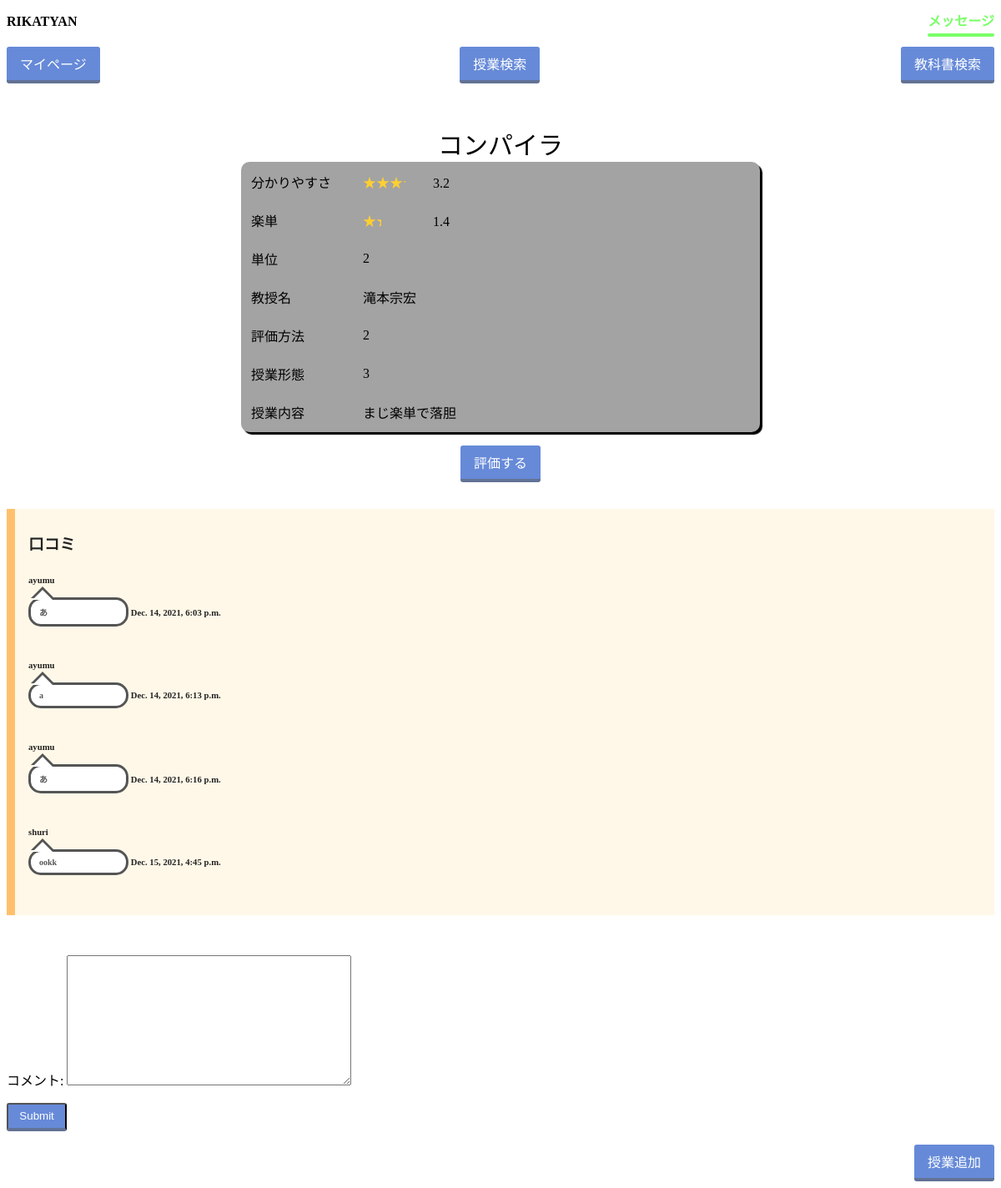
/classpages/1/, run on the app's committed database.
### users/models.py (models this page shows)
class Classes(models.Model):
    class_id = models.AutoField(primary_key=True)
    title = models.TextField(max_length=50)  # 文字数？
    teacher = models.TextField(max_length=20)  # 文字数？
    faculty = models.IntegerField(
        validators=[MinValueValidator(1), MaxValueValidator(7)])  # 数字は？
    department = models.IntegerField(
        validators=[MinValueValidator(1), MaxValueValidator(35)])  # 数字は？
    credit = models.IntegerField(
        default=1,
        validators=[MinValueValidator(1), MaxValueValidator(5)])
    method_eval = models.TextField()  # 数字は？
    classform = models.TextField()  # 数字は？
    contents = models.TextField()

class Ccom(models.Model):
    ccom_id = models.AutoField(primary_key=True)
    class_id = models.ForeignKey(Classes, on_delete=models.CASCADE)  # 外部キー
    user_id = models.ForeignKey(Users, on_delete=models.CASCADE)  # 外部キー
    date = models.DateTimeField(default=timezone.now)  # レコード登録時の日本時間が保存
    comments = models.TextField(max_length=100)  # 文字数？

### classpages/views.py (the view)
# urls.py: path('<int:pk>/', views.Classpage, name='class'),
def Classpage(request, pk):
    cl = Classes.objects.get(class_id=pk)
    form = CcomForm()
    if request.method == 'POST':
        ccomf = CcomForm(request.POST, request.FILES)
        ccomf = Ccom(class_id=cl, user_id=request.user,
                     date=timezone.now(), comments=ccomf.data.get("comments"))
        ccomf.save()
        return HttpResponseRedirect(reverse('classpages:class', args=(cl.class_id,)))
    else:
        return render(request, 'classpages/class.html', {
            'classes': cl,
            'form': form,
            'avg': Cevals.objects.values('class_id').annotate(avg_rikai=models.Avg('rikai'), avg_raku=models.Avg('raku')),
            'ccom_list': Ccom.objects.order_by('date').all(),
        })

### classpages/forms.py
class CcomForm(forms.ModelForm):
    class Meta():
        model = Ccom
        fields = ["comments"]
        labels = {'comments': "コメント",
        }

### classpages/templates/classpages/class.html (shortened to what this page needs)
{% load static %}
<!DOCTYPE html>
<html lang="ja">
    <head>
        <link href="{% static 'classpages/classpages.css' %}" rel="stylesheet">
    </head>
    <body>
        {% include 'classpages/head.html'%}
        <p><br></p>
        <table>
        <caption>{{classes.title}}</caption>
            <tr>
                <td class="subject">
                    分かりやすさ
                </td>
                <td class="content">
                    {% for cls in avg %}
                    {% if cls.class_id == classes.class_id %}
                    <span class="star5_rating" data-rate="{{cls.avg_rikai|floatformat}}"></span>
                    {{cls.avg_rikai|floatformat}}
                    {%endif%}
                    {% endfor %}
                </td>
            </tr>
            <tr>
                <td>
                    楽単
                </td>
                <td>
                    {% for cls in avg %}
                    {% if cls.class_id == classes.class_id %}
                    <span class="star5_rating" data-rate="{{cls.avg_raku|floatformat}}"></span>
                    {{cls.avg_raku|floatformat}}
                    {%endif%}
                    {% endfor %}
                </td>
            </tr>
            <tr>
                <td>
                    単位
                </td>
                <td>
                    {{classes.credit}}
                </td>
            </tr>
            <tr>
                <td>
                    教授名
                </td>
                <td>
                    {{classes.teacher}}
                </td>
            </tr>
            <tr>
                <td>
                    評価方法
                </td>
                <td>
                    {{ classes.method_eval }}
                </td>
            </tr>
            <tr>
                <td>
                    授業形態
                </td>
                <td>
                    {{ classes.classform }}
                </td>
            </tr>
            <tr>
                <td>
                    授業内容
                </td>
                <td>
                    {{classes.contents}}
                </td>
            </tr>
        </table>
        <div style="text-align: center;">
        <p><a href="{% url 'classpages:ceval' classes.class_id %}" class="button"><span>評価する</span></a></p>
        </div>
        <div class="box8">
        <h3>口コミ</h3>
        <div>
        {%for ccom in ccom_list%}
        {% if ccom.class_id.class_id == classes.class_id %}
            {% if user.username == ccom.user_id.username %}
            <h6 style="text-align:right">
                <h7>{{ccom.user_id.username}}</h7><br>
                {{ccom.date}}
                <div class="balloon2-top-right">
                <p>
                {{ccom.comments}}
                </p>
                </div>
            </h6>
            {% else  %}
            <h6 style="text-align:left">
                <h7>{{ccom.user_id.username}}</h7><br>
                <div class="balloon2-top-left">
                <p>
                  {{ccom.comments}}
                </p>
                </div>
                {{ccom.date}}
            </h6>
            {%endif%}
        {%endif%}
        {%endfor%}
        </div>
        </div>
        <div class="url">
            <form action='' method="POST" enctype="multipart/form-data">
                {{ form.as_p }}
                <input type="submit" class="button"></input>
            </form>
        </div>
        <div class="url">
            <p class="message"><a href="{% url 'classpages:create' %}" class="button"><span>授業追加</span></a></p>
        </div>
    </body>
</html>

### classpages/static/classpages/classpages.css (style rules this page uses)
.message { display: table-cell; text-align: right; }
.button { display: inline-block; padding: 0.5em 1em; text-decoration: none; background: #668ad8; color: #FFF; border-bottom: solid 4px #627295; border-radius: 3px; }
.button span { display:inline-block; transition: .5s; }
.url { display: table; width: 100%; color:black; }
table { margin-left: auto; margin-right: auto; border-radius: 10px; background-color: rgb(163, 163, 163); box-shadow: 3px 3px 1px black; }
table caption { font-size: 30px; }
table td { padding: 10px; }
table td.subject { min-width: 7em; }
table td.content { min-width: 29em; }
.star5_rating { position: relative; z-index: 0; display: inline-block; white-space: nowrap; color: rgb(163, 163, 163); }
.star5_rating:before, .star5_rating:after { content: '★★★★★'; }
.star5_rating:after { position: absolute; z-index: 1; top: 0; left: 0; overflow: hidden; white-space: nowrap; color: #ffcf32; }
.star5_rating[data-rate="3.2"]:after { width: 64%; }
.star5_rating[data-rate="1.4"]:after { width: 28%; }
.box8 { padding: 0.5em 1em; margin: 2em 0; color: #232323; background: #fff8e8; border-left: solid 10px #ffc06e; }
.box8 p { margin: 0; padding: 0; }
.balloon2-top-left { position: relative; display: inline-block; margin: 1.5em 0; padding: 7px 10px; min-width: 120px; max-width: 100%; color: #555; font-size: 10px; background: #FFF; border: solid 3px #555; box-sizing: border-box; border-radius: 15px; }
.balloon2-top-left:before { content: ""; position: absolute; top: -24px; left: 15%; margin-left: -15px; border: 12px solid transparent; border-bottom: 12px solid #FFF; z-index: 2; }
.balloon2-top-left:after { content: ""; position: absolute; top: -30px; left: 15%; margin-left: -17px; border: 14px solid transparent; border-bottom: 14px solid #555; z-index: 1; }
.balloon2-top-left p { margin: 0; padding: 0; }

### data on the page
Classes: title "コンパイラ", credit "2", teacher "滝本宗宏", method_eval "2", classform "3", contents "まじ楽単で落胆"
Ccom: comments "あ", date "Dec. 14, 2021, 6:03 p.m."
Ccom: comments "a", date "Dec. 14, 2021, 6:13 p.m."
Ccom: comments "あ", date "Dec. 14, 2021, 6:16 p.m."
Ccom: comments "ookk", date "Dec. 15, 2021, 4:45 p.m."

### other printed values
{{ cls.avg_rikai|floatformat }} "3.2"
{{ cls.avg_raku|floatformat }} "1.4"
